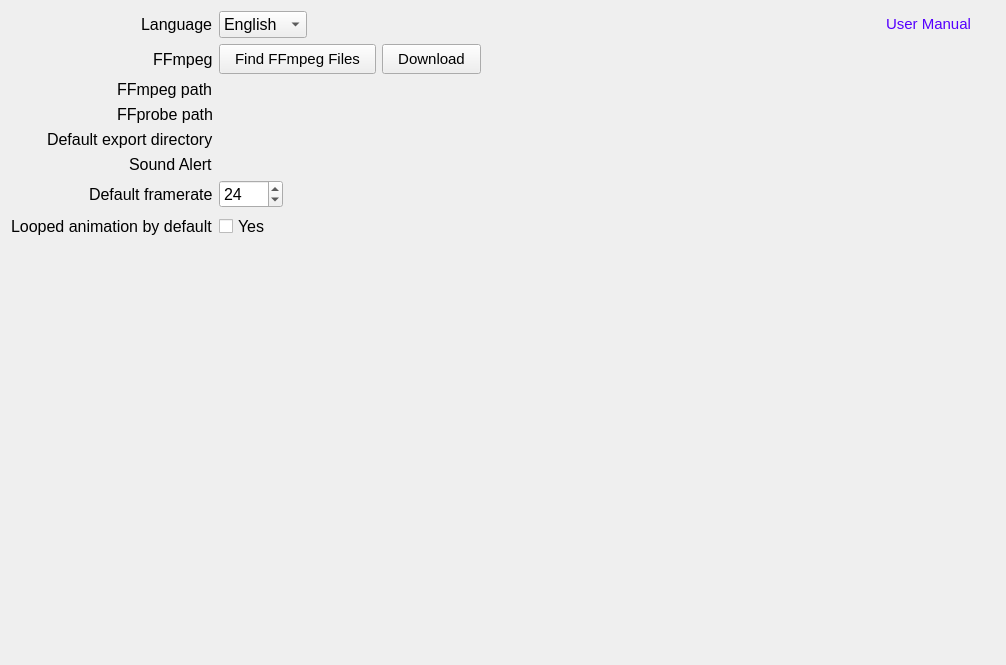
              <widget class="QWidget" name="scrollAreaWidgetContents">
               <property name="geometry">
                <rect>
                 <x>0</x>
                 <y>0</y>
                 <width>1006</width>
                 <height>665</height>
                </rect>
               </property>
               <layout class="QVBoxLayout" name="verticalLayout_8">
                <item>
                 <layout class="QFormLayout" name="formLayout">
                  <property name="labelAlignment">
                   <set>Qt::AlignRight|Qt::AlignTrailing|Qt::AlignVCenter</set>
                  </property>
                  <item row="0" column="0">
                   <widget class="QLabel" name="label_2">
                    <property name="font">
                     <font>
                      <pointsize>12</pointsize>
                     </font>
                    </property>
                    <property name="text">
                     <string>Language</string>
                    </property>
                   </widget>
                  </item>
                  <item row="0" column="1">
                   <layout class="QHBoxLayout" name="horizontalLayout_8">
                    <item>
                     <widget class="QComboBox" name="cb_language">
                      <property name="sizePolicy">
                       <sizepolicy hsizetype="Maximum" vsizetype="Fixed">
                        <horstretch>0</horstretch>
                        <verstretch>0</verstretch>
                       </sizepolicy>
                      </property>
                      <property name="font">
                       <font>
                        <pointsize>12</pointsize>
                       </font>
                      </property>
                      <property name="accessibleName">
                       <string notr="true"/>
                      </property>
                      <property name="currentText">
                       <string notr="true">English</string>
                      </property>
                      <property name="currentIndex">
                       <number>0</number>
                      </property>
                      <property name="placeholderText">
                       <string notr="true"/>
                      </property>
                      <item>
                       <property name="text">
                        <string>English</string>
                       </property>
                      </item>
                      <item>
                       <property name="text">
                        <string>Русский</string>
                       </property>
                      </item>
                     </widget>
                    </item>
                    <item>
                     <spacer name="horizontalSpacer_12">
                      <property name="orientation">
                       <enum>Qt::Horizontal</enum>
                      </property>
                      <property name="sizeHint" stdset="0">
                       <size>
                        <width>40</width>
                        <height>20</height>
                       </size>
                      </property>
                     </spacer>
                    </item>
                    <item>
                     <widget class="QPushButton" name="manual_button">
                      <property name="font">
                       <font>
                        <pointsize>11</pointsize>
                       </font>
                      </property>
                      <property name="cursor">
                       <cursorShape>PointingHandCursor</cursorShape>
                      </property>
                      <property name="toolTip">
                       <string>Do you need help?</string>
                      </property>
                      <property name="styleSheet">
                       <string notr="true">QPushButton { color:rgb(85, 0, 255)}

:hover{
		color:blue;
		text-decoration: underline;
}</string>
                      </property>
                      <property name="locale">
                       <locale language="English" country="UnitedKingdom"/>
                      </property>
                      <property name="text">
                       <string>User Manual</string>
                      </property>
                      <property name="flat">
                       <bool>true</bool>
                      </property>
                     </widget>
                    </item>
                    <item>
                     <spacer name="horizontalSpacer">
                      <property name="orientation">
                       <enum>Qt::Horizontal</enum>
                      </property>
                      <property name="sizeType">
                       <enum>QSizePolicy::Fixed</enum>
                      </property>
                      <property name="sizeHint" stdset="0">
                       <size>
                        <width>20</width>
                        <height>20</height>
                       </size>
                      </property>
                     </spacer>
                    </item>
                   </layout>
                  </item>
                  <item row="2" column="0">
                   <widget class="QLabel" name="label_3">
                    <property name="font">
                     <font>
                      <pointsize>12</pointsize>
                     </font>
                    </property>
                    <property name="text">
                     <string>FFmpeg path</string>
                    </property>
                   </widget>
                  </item>
                  <item row="2" column="1">
                   <widget class="QInputPath" name="inputpath_ffmpeg" native="true">
                    <property name="sizePolicy">
                     <sizepolicy hsizetype="Expanding" vsizetype="Preferred">
                      <horstretch>0</horstretch>
                      <verstretch>0</verstretch>
                     </sizepolicy>
                    </property>
                   </widget>
                  </item>
                  <item row="3" column="0">
                   <widget class="QLabel" name="label_6">
                    <property name="font">
                     <font>
                      <pointsize>12</pointsize>
                     </font>
                    </property>
                    <property name="text">
                     <string>FFprobe path</string>
                    </property>
                   </widget>
                  </item>
                  <item row="3" column="1">
                   <widget class="QInputPath" name="inputpath_ffprobe" native="true">
                    <property name="sizePolicy">
                     <sizepolicy hsizetype="Expanding" vsizetype="Preferred">
                      <horstretch>0</horstretch>
                      <verstretch>0</verstretch>
                     </sizepolicy>
                    </property>
                   </widget>
                  </item>
                  <item row="5" column="0">
                   <widget class="QLabel" name="label_4">
                    <property name="font">
                     <font>
                      <pointsize>12</pointsize>
                     </font>
                    </property>
                    <property name="text">
                     <string>Default export directory</string>
                    </property>
                   </widget>
                  </item>
                  <item row="5" column="1">
                   <widget class="QInputPath" name="inputpath_export_dir" native="true"/>
                  </item>
                  <item row="6" column="0">
                   <widget class="QLabel" name="label_7">
                    <property name="font">
                     <font>
                      <pointsize>12</pointsize>
                     </font>
                    </property>
                    <property name="text">
                     <string>Sound Alert</string>
                    </property>
                   </widget>
                  </item>
                  <item row="6" column="1">
                   <widget class="QInputPath" name="inputpath_sound" native="true"/>
                  </item>
                  <item row="7" column="0">
                   <widget class="QLabel" name="label_5">
                    <property name="font">
                     <font>
                      <pointsize>12</pointsize>
                     </font>
                    </property>
                    <property name="text">
                     <string>Default framerate</string>
                    </property>
                   </widget>
                  </item>
                  <item row="7" column="1">
                   <widget class="QSpinBox" name="sb_default_framerate">
                    <property name="sizePolicy">
                     <sizepolicy hsizetype="Maximum" vsizetype="Fixed">
                      <horstretch>0</horstretch>
                      <verstretch>0</verstretch>
                     </sizepolicy>
                    </property>
                    <property name="minimumSize">
                     <size>
                      <width>60</width>
                      <height>0</height>
                     </size>
                    </property>
                    <property name="font">
                     <font>
                      <pointsize>12</pointsize>
                     </font>
                    </property>
                    <property name="accessibleName">
                     <string notr="true"/>
                    </property>
                    <property name="minimum">
                     <number>1</number>
                    </property>
                    <property name="maximum">
                     <number>1000</number>
                    </property>
                    <property name="value">
                     <number>24</number>
                    </property>
                   </widget>
                  </item>
                  <item row="1" column="1">
                   <layout class="QHBoxLayout" name="ffmep_utilities_layout">
                    <item>
                     <widget class="QPushButton" name="find_ffmpeg_exe_button">
                      <property name="sizePolicy">
                       <sizepolicy hsizetype="Minimum" vsizetype="Fixed">
                        <horstretch>0</horstretch>
                        <verstretch>0</verstretch>
                       </sizepolicy>
                      </property>
                      <property name="font">
                       <font>
                        <pointsize>11</pointsize>
                       </font>
                      </property>
                      <property name="toolTip">
                       <string>&lt;html&gt;&lt;head/&gt;&lt;body&gt;&lt;p&gt;Try to find FFmpeg files&lt;/p&gt;&lt;/body&gt;&lt;/html&gt;</string>
                      </property>
                      <property name="styleSheet">
                       <string notr="true">padding:5px 15px 5px 15px;
</string>
                      </property>
                      <property name="text">
                       <string>Find FFmpeg Files</string>
                      </property>
                     </widget>
                    </item>
                    <item>
                     <widget class="QPushButton" name="dwnld_build_button">
                      <property name="font">
                       <font>
                        <pointsize>11</pointsize>
                       </font>
                      </property>
                      <property name="toolTip">
                       <string>&lt;html&gt;&lt;head/&gt;&lt;body&gt;&lt;p&gt;Select a link to website to download FFmpeg builds &lt;/p&gt;&lt;/body&gt;&lt;/html&gt;</string>
                      </property>
                      <property name="styleSheet">
                       <string notr="true">padding:5px 15px 5px 15px;

</string>
                      </property>
                      <property name="text">
                       <string>Download</string>
                      </property>
                     </widget>
                    </item>
                    <item>
                     <spacer name="horizontalSpacer_14">
                      <property name="orientation">
                       <enum>Qt::Horizontal</enum>
                      </property>
                      <property name="sizeType">
                       <enum>QSizePolicy::MinimumExpanding</enum>
                      </property>
                      <property name="sizeHint" stdset="0">
                       <size>
                        <width>40</width>
                        <height>20</height>
                       </size>
                      </property>
                     </spacer>
                    </item>
                   </layout>
                  </item>
                  <item row="1" column="0">
                   <widget class="QLabel" name="label_8">
                    <property name="font">
                     <font>
                      <pointsize>12</pointsize>
                     </font>
                    </property>
                    <property name="toolTip">
                     <string notr="true"/>
                    </property>
                    <property name="statusTip">
                     <string notr="true"/>
                    </property>
                    <property name="whatsThis">
                     <string notr="true"/>
                    </property>
                    <property name="text">
                     <string>FFmpeg</string>
                    </property>
                   </widget>
                  </item>
                  <item row="8" column="0">
                   <widget class="QLabel" name="label_9">
                    <property name="font">
                     <font>
                      <pointsize>12</pointsize>
                     </font>
                    </property>
                    <property name="text">
                     <string>Looped animation by default</string>
                    </property>
                   </widget>
                  </item>
                  <item row="8" column="1">
                   <widget class="QCheckBox" name="checkBox_looped_animation">
                    <property name="font">
                     <font>
                      <pointsize>12</pointsize>
                     </font>
                    </property>
                    <property name="text">
                     <string>Yes</string>
                    </property>
                   </widget>
                  </item>
                 </layout>
                </item>
               </layout>
              </widget>
